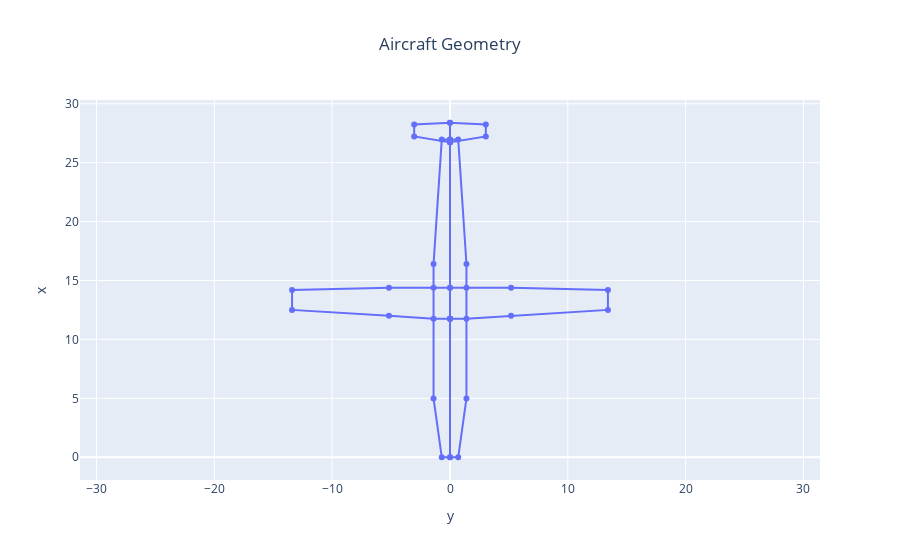

Source (notebook cell):
### Code cell
fig1 = aircraft_geometry_plot(RESULT_FILE, name='TPAD_hybrid')
#fig1 = aircraft_geometry_plot(REF_FILE, name='TPAD_baseline',fig=fig1)

fig1.show()

### Figure 1 — Plotly figure (JSON) as saved in the notebook; plotly's stock layout.template omitted (floating-point values rounded to 4 significant figures)
{"data": [{"mode": "lines+markers", "name": "TPAD_hybrid", "type": "scatter", "uid": "01e511a9-d092-4d0b-afc6-32c55fa03061", "x": [0, -0.6982, -1.396, -1.396, -0.6982, 0, 0, -1.396, -5.182, -13.4, -13.4, -5.182, -1.396, 0, 0, 0, -3.04, -3.04, 0, 0, 0, 0.6982, 1.396, 1.396, 0.6982, 0, 0, 1.396, 5.182, 13.4, 13.4, 5.182, 1.396, 0, 0, 0, 3.04, 3.04, 0, 0], "y": [0, 0, 4.986, 16.4, 26.96, 26.96, 11.76, 11.76, 12.0, 12.51, 14.19, 14.39, 14.39, 14.39, 11.76, 26.73, 27.23, 28.25, 28.39, 26.73, 0, 0, 4.986, 16.4, 26.96, 26.96, 11.76, 11.76, 12.0, 12.51, 14.19, 14.39, 14.39, 14.39, 11.76, 26.73, 27.23, 28.25, 28.39, 26.73]}], "layout": {"title": {"text": "Aircraft Geometry", "x": 0.5}, "xaxis": {"title": {"text": "y"}}, "yaxis": {"scaleanchor": "x", "scaleratio": 1, "title": {"text": "x"}}}}
